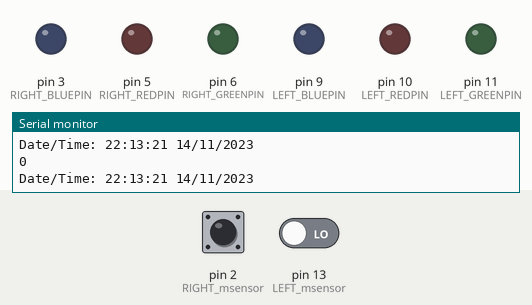
A sketch run on a simulated Arduino Uno, built with avr-gcc and run on an emulated ATmega328P. Parts: output pins drawn as LEDs (lit = HIGH), the last lines printed to the serial monitor. Inputs (shaded band) come from the test bench; at power-on: pin 2 (RIGHT_msensor) LOW, pin 13 (LEFT_msensor) LOW. The local clock reads 2024-03-15 10:24:30 at power-on unless the sketch sets it.

Above: at 1.2 s.
1.3 s: pin 2 (RIGHT_msensor) driven HIGH
At 1.55 s:
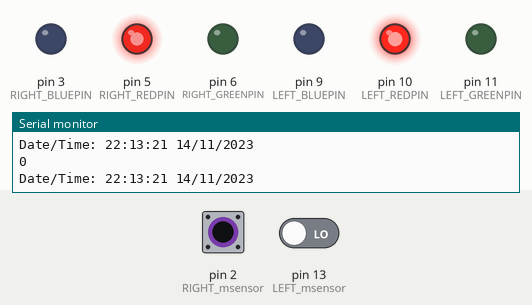
4.3 s: pin 13 (LEFT_msensor) driven HIGH
At 5.95 s:
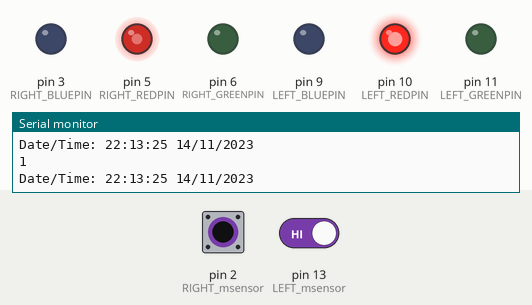
7.3 s: pin 2 (RIGHT_msensor) driven LOW and pin 13 (LEFT_msensor) driven LOW
10.3 s: pin 2 (RIGHT_msensor) driven HIGH
At 10.58 s:
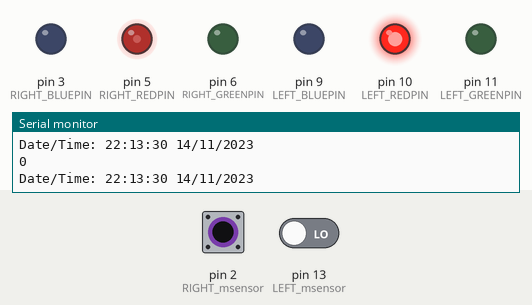
13.3 s: pin 2 (RIGHT_msensor) driven LOW
14.8 s: pin 2 (RIGHT_msensor) pulsed HIGH 5 times (0.12 s each, 0.3 s apart)
At 16.5 s:
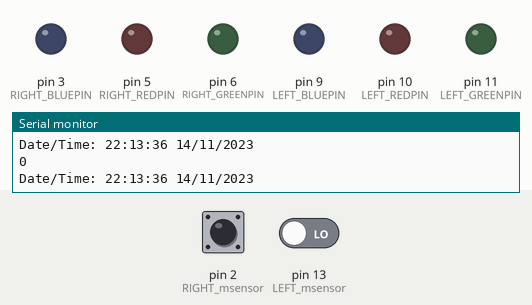
Timing chart, 0 to 18.0 s (numbered marks = the images above; inputs shaded):
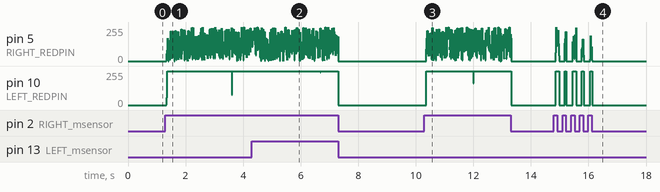

Measured:
- after the input at 1.3 s, pin 10 (LEFT_REDPIN): 0/255 → 255/255 at once
- after the input at 10.3 s, pin 10 (LEFT_REDPIN): 0/255 → 255/255 after 0.07 s
- after the input at 14.8 s, pin 10 (LEFT_REDPIN): 0/255 → 255/255 after 0.06 s, then moves between 0/255 and 255/255, repeating every 0.60 s

The sketch:

bed_lights_v3_ino.ino
```cpp
#include <RTClib.h>             // for I2C communication
#include <Wire.h>               // for RTC

// LED Pins and definitions
#define RIGHT_BLUEPIN 3
#define RIGHT_REDPIN 5
#define RIGHT_GREENPIN 6
#define LEFT_BLUEPIN 9
#define LEFT_REDPIN 10
#define LEFT_GREENPIN 11
#define LED_ON_TIME 5000  // 5000 ms = 5 seconds
#define DELAY_STEP 10 // 10ms between each step

RTC_DS3231 rtc;                 // create rtc for the DS3231 RTC module, address is fixed at 0x68

// Motion Sensor variables
int LEFT_msensor = 13;                     // enter pin numbers here
int RIGHT_msensor = 2;                    // enter pin numbers here                // may not be needed but will keep here
char t[32];
long int calibrationTime = 60;
const int ACTIVE = HIGH;
int LEFT_mval = 12;
int RIGHT_mval = 7;

// Calculate the number of steps and the increment at each step
// Define LED Constants
const int LED_OFF = 0;
const int LED_ON =  255; //256/20;
const int late_hour_on = 7;
const int early_hour_on = 7;
const int numSteps = LED_ON_TIME / DELAY_STEP;
int increment = LED_ON / numSteps;

// Variables to store the current LED value and the last time it was updated
int currentLEDValue = 0;
unsigned long lastUpdateTime = 0;

void setup()
{

  Wire.begin();
  rtc.begin();                  // initialize RTC object

 //if(rtc.lostPower())           // comment this out and just upload the adjust time 1st. then reupload with these uncommented out.
  {
    rtc.adjust(DateTime(F(__DATE__),F(__TIME__)));
  }

  // LED pin outputs
  pinMode(LEFT_REDPIN, OUTPUT);
  pinMode(LEFT_BLUEPIN, OUTPUT);
  pinMode(LEFT_GREENPIN, OUTPUT);
  pinMode(RIGHT_REDPIN, OUTPUT);
  pinMode(RIGHT_BLUEPIN, OUTPUT);
  pinMode(RIGHT_GREENPIN, OUTPUT);

  // Motion Sensor inputs
  pinMode(RIGHT_msensor, INPUT);
  pinMode(LEFT_msensor, INPUT);

  Serial.begin(9600);
  Serial.println();
  Serial.println("Waiting for the sensor to warm up.");
  // delay(calibrationTime * 1000); // Convert the time from seconds to milliseconds. 1 minute calibration time
  Serial.println("SENSOR ACTIVE");

}

void loop()
{

  //   // Print the state of the motion sensors
  // Serial.print("Left sensor: ");
  // Serial.println(LEFT_mval);
  // Serial.print("Right sensor: ");
  // Serial.println(RIGHT_mval);

  int r;
  int LEFT_mval = digitalRead(LEFT_msensor);
  int RIGHT_mval = digitalRead(RIGHT_msensor);

  DateTime now = rtc.now();
  sprintf(t, "%02d:%02d:%02d %02d/%02d/%02d", now.hour(), now.minute(), now.second(), now.day(), now.month(), now.year());
  Serial.print(F("Date/Time: "));
  Serial.println(t);


//If the time is 8 pm determine if leds should be on our not
  if (now.hour() >= late_hour_on) {

// If the right IR sensor is trigger, then turn LEDS on
    if (LEFT_mval == ACTIVE || RIGHT_mval == ACTIVE) {
      Serial.println(LEFT_mval);
      for (r=0; r <= 255; r++) {
        // Serial.println("r");
        // Serial.println(r);
        increment += exp(log(255)*r/255);
     // Check if it's time to update the LED
        if (millis() - lastUpdateTime >= DELAY_STEP) {
          // Serial.println("Made it 2 the second iff statement");
          // Serial.println("Last update time");
          // Serial.println(lastUpdateTime);
          // Serial.println("Current LED value");
          // Serial.println(currentLEDValue);
          // Serial.println("Increment");
          // Serial.println(increment);
          // Increase the LED value and update the time
          currentLEDValue += increment;
          lastUpdateTime = millis();


          // Write the new value to the LED
          analogWrite(RIGHT_REDPIN, currentLEDValue);
          analogWrite(LEFT_REDPIN, currentLEDValue);
          if (LEFT_mval == ACTIVE) {

          }
        }
      }

    }

    else {
      Serial.println(LEFT_mval);
      analogWrite(RIGHT_REDPIN, LED_OFF);
      analogWrite(LEFT_REDPIN, LED_OFF);
    }
  }

//if the sensor is before 7 am this allows the option for on and off.
  else if (now.hour() <= early_hour_on) {
  if (LEFT_mval == ACTIVE || RIGHT_mval == ACTIVE) {
      if (millis() - lastUpdateTime >= DELAY_STEP) {
        // Increase the LED value and update the time
        currentLEDValue += increment;
        lastUpdateTime = millis();

        // Write the new value to the LED
        analogWrite(RIGHT_REDPIN, currentLEDValue);
        analogWrite(LEFT_REDPIN, currentLEDValue);
      }
    }
//otherwise the left LEDS should be off
    else {
      analogWrite(LEFT_REDPIN, LED_OFF);
      analogWrite(RIGHT_REDPIN, LED_OFF);
    }

  }
//This initially sets the LEDS to be off
  else {
    analogWrite(LEFT_REDPIN, LED_OFF);
    analogWrite(LEFT_BLUEPIN, LED_OFF);
    analogWrite(LEFT_GREENPIN, LED_OFF);
    analogWrite(RIGHT_REDPIN, LED_OFF);
    analogWrite(RIGHT_BLUEPIN, LED_OFF);
    analogWrite(RIGHT_GREENPIN, LED_OFF);
  }
}
```
